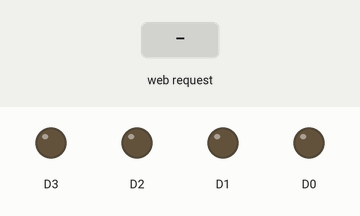
Simulated run of this sketch. Board: ESP8266 (NodeMCU). Shown: output pins drawn as LEDs (lit = HIGH). The test bench sets the inputs (shaded band). WiFi joins after 1.5 s; servers stay silent unless stated; what the sketch prints to the serial monitor is not drawn.

Above: at 2.7 s.
2.8 s: HTTP request GET /LED=Forward received
At 3.8 s:
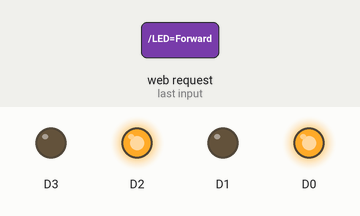
4.3 s: HTTP request GET /LED=Back received
At 4.9 s:
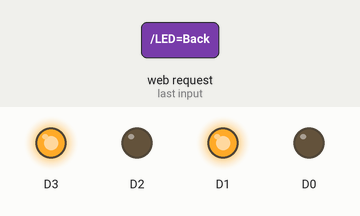
5.8 s: HTTP request GET /LED=Left received
At 6.1 s:
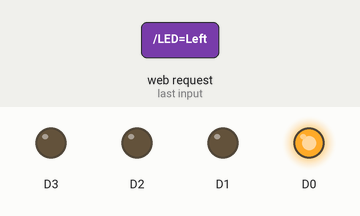
7.3 s: HTTP request GET /LED=Right received
At 8.4 s:
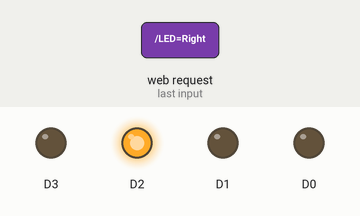
Timing chart, 0 to 9.8 s (numbered marks = the images above; inputs shaded):
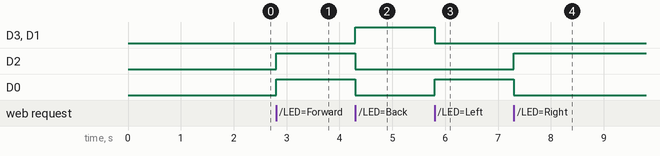

Measured:
- after the input at 2.8 s, D2, D0: LOW → HIGH at once
- after the input at 4.3 s, D3, D1: LOW → HIGH at once; D2, D0: HIGH → LOW at once
- after the input at 5.8 s, D3, D1: HIGH → LOW at once; D0: LOW → HIGH at once
- after the input at 7.3 s, D2: LOW → HIGH at once; D0: HIGH → LOW at once

The sketch:

node_mcu_led.ino
```cpp
#include <ESP8266WiFi.h>
const char* ssid = "Pantech Thillainagar";    //  Your Wi-Fi Name
const char* password = "pantechtry";   // Wi-Fi Password
WiFiServer server(80); // server 80 used for Input-Output purpose

 void setup()
{
  Serial.begin(115200); //Default Baudrate
  pinMode(D0, OUTPUT);
  pinMode(D1, OUTPUT);
  pinMode(D2, OUTPUT);
  pinMode(D3, OUTPUT);

  Serial.print("Connecting to the Newtork");
  WiFi.begin(ssid, password);  //connect to wifi

    while (WiFi.status() != WL_CONNECTED)
    {
    delay(500);
    Serial.print(".");
  }
  Serial.println("WiFi connected");
  server.begin();  // Starts the Server
  Serial.println("Server started");
  Serial.print("IP Address of network: "); // will IP address on Serial Monitor
  Serial.println(WiFi.localIP());
  Serial.print("Copy and paste the following URL: https://"); // Will print IP address in URL format
  Serial.print(WiFi.localIP());
  Serial.println("/");
}

void loop()
{
  WiFiClient client = server.available(); //here client means browser, checks if server available
  if (!client)
  {
    return;
  }
  Serial.println("Waiting for new client");
  while(!client.available())
  {
    delay(1);
  }
  String request = client.readStringUntil('\r'); //reads the first line of request
  Serial.println(request);
   //Serial.println(request.indexOf());
  client.flush(); //erase other lines
  int value = LOW;
  if(request.indexOf("/LED=Forward") != -1)
  {
    digitalWrite(D0,HIGH); //fwd
    digitalWrite(D1,LOW);
    digitalWrite(D2,HIGH);
    digitalWrite(D3,LOW);
  }
  if(request.indexOf("/LED=Back") != -1)
  {
    digitalWrite(D0,LOW); //back
    digitalWrite(D1,HIGH);
    digitalWrite(D2,LOW);
    digitalWrite(D3,HIGH);
  }
  if(request.indexOf("/LED=Left") != -1)
  {
    digitalWrite(D0,HIGH); //left
    digitalWrite(D1,LOW);
    digitalWrite(D2,LOW);
    digitalWrite(D3,LOW);
  }
  if(request.indexOf("/LED=Right") != -1)
  {
    digitalWrite(D0,LOW); //right
    digitalWrite(D1,LOW);
    digitalWrite(D2,HIGH);
    digitalWrite(D3,LOW);
  }
  if(request.indexOf("/LED=Stop") != -1)
  {
    digitalWrite(D0,LOW);
    digitalWrite(D1,LOW);
    digitalWrite(D2,LOW);
    digitalWrite(D3,LOW);
  }


//*------------------HTML Page Code---------------------*//

  client.println("HTTP/1.1 200 OK");
  client.println("Content-Type: text/html");
  client.println("");
  client.println("<!DOCTYPE HTML>");
  client.println("<html>");
  client.print(" CONTROL LED: ");
  if(value == HIGH)
  {
    client.print("ON");
  }
  else
  {
    client.print("OFF");
  }

  client.println("<br><br>");
  client.println("<a href=\"/LED=Forward\"\"><button>Forward</button></a>");
  client.println("<a href=\"/LED=Back\"\"><button>Back</button></a><br />");
  client.println("<a href=\"/LED=Left\"\"><button>Left</button></a><br />");
  client.println("<a href=\"/LED=Right\"\"><button>Right</button></a><br />");
  client.println("<a href=\"/LED=Stop\"\"><button>Stop</button></a><br />");
  client.println("</html>");
  delay(1);
  Serial.println("Client disonnected");
  Serial.println("");

}
```
